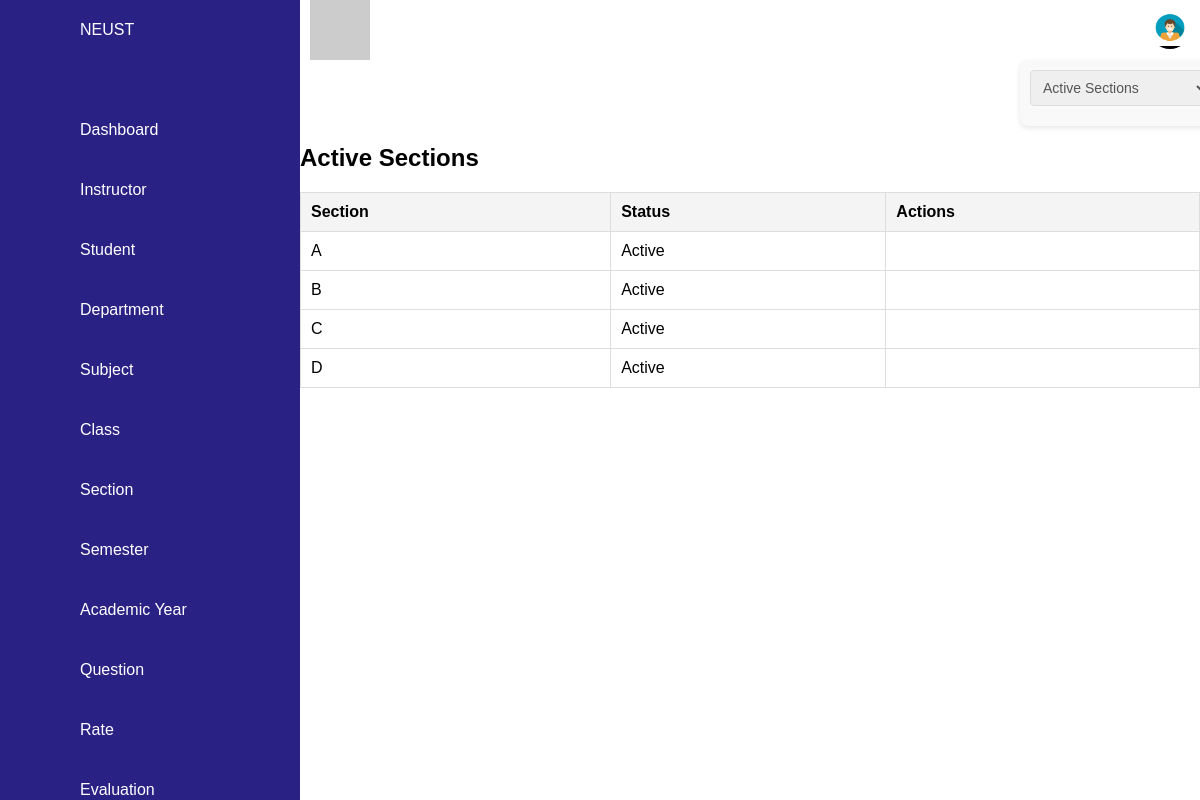
Page /section.php on the committed database.
### tables this page shows
CREATE TABLE `section` (
  `section_id` int(11) NOT NULL,
  `sections` varchar(11) NOT NULL,
  `status` enum('Active','Archived') DEFAULT 'Active'
);

### section.php (the view, shortened to what this page needs)
<?php
$servername = "localhost";
$username = "root";
$password = "";
$dbname = "cap";
$conn = new mysqli($servername, $username, $password, $dbname);
$filter = isset($_GET['status']) ? $_GET['status'] : 'active';
if ($filter == 'archived') {
    $sql = "SELECT * FROM section WHERE status = 'archived'";
} else {
    $sql = "SELECT * FROM section WHERE status = 'active'";
}
$result = $conn->query($sql);
?>
<!DOCTYPE html>
<html lang="en">
<head>
    <link rel="stylesheet" href="style.css">
</head>
<body>
<div class="containerr">
    <div class="navigation">
    <ul>
                <li>
                    <a href="index.php">
                        <span class="icon"><ion-icon name="school"></ion-icon></span>
                        <span class="title">NEUST</span>
                    </a>
                </li>
                <li id="dashboard">
                    <a href="dashboard.php"><span class="icon"><ion-icon name="home"></ion-icon></span><span class="title">Dashboard</span></a>
                </li>
                <li id="instructor">
                    <a href="instructor.php"><span class="icon"><ion-icon name="person-add"></ion-icon></span><span class="title">Instructor</span></a>
                </li>
                <li id="student">
                    <a href="student.php"><span class="icon"><ion-icon name="person-add"></ion-icon></span><span class="title">Student</span></a>
                </li>
                <li id="department">
                    <a href="department.php"><span class="icon"><ion-icon name="desktop"></ion-icon></span><span class="title">Department</span></a>
                </li>
                <li id="subject">
                <a href="subject.php"><span class="icon"><ion-icon name="desktop"></ion-icon></span><span class="title">Subject</span></a>
                </li>
                <li id="class">
                    <a href="class.php"><span class="icon"><ion-icon name="desktop"></ion-icon></span><span class="title">Class</span></a>
                </li>
                <li id="section">
                    <a href="section.php"><span class="icon"><ion-icon name="desktop"></ion-icon></span><span class="title">Section</span></a>
                </li>
                <li id="semester">
                    <a href="semester.php"><span class="icon"><ion-icon name="desktop"></ion-icon></span><span class="title">Semester</span></a>
                </li>
                <li id="academic">
                    <a href="acad_year.php"><span class="icon"><ion-icon name="desktop"></ion-icon></span><span class="title">Academic Year</span></a>
                </li>
                <li id="question">
                    <a href="question.php"><span class="icon"><ion-icon name="desktop"></ion-icon></span><span class="title">Question</span></a>
                </li>
                <li id="rate">
                    <a href="rate.php"><span class="icon"><ion-icon name="desktop"></ion-icon></span><span class="title">Rate</span></a>
                </li>
                <li id="evaluation">
                    <a href="evaluation.php"><span class="icon"><ion-icon name="desktop"></ion-icon></span><span class="title">Evaluation</span></a>
                </li>
            </ul>
    </div>
    <div class="main">
        <div class="topbar">
            <div class="toggle">
            </div>
            <div class="user">
                <div class="dropdown">
                    <button class="dropdown-btn">
                        <img src="/img/admin.jpg" alt="User Profile" class="profile-img">
                    </button>
                </div>
            </div>
        </div>
        <div class="filter-container">
    <form method="GET">
        <select name="status" onchange="this.form.submit()" class="status-select">
            <option value="active" <?php echo ($filter == 'active') ? 'selected' : ''; ?>>Active Sections</option>
        </select>
    </form>
   </div>
        <h2><?php echo ucfirst($filter); ?> Sections</h2>
        <div class="table-wrapper">
            <table class="table table-bordered">
                <thead>
                    <tr>
                        <th>Section </th>
                        <th>Status</th>
                        <th>Actions</th>
                    </tr>
                </thead>
                <tbody>
                    <?php if ($result->num_rows > 0): ?>
                        <?php while($row = $result->fetch_assoc()): ?>
                            <tr>
                                <td><?php echo $row['sections']; ?></td>
                                <td><?php echo ucfirst($row['status']); ?></td>
                                <td>
                                </td>
                            </tr>
                        <?php endwhile; ?>
                    <?php else: ?>
                        <tr><td colspan="4">No sections found</td></tr>
                    <?php endif; ?>
                </tbody>
            </table>
        </div>
    </div>
</div>
</body>
</html>

### style.css (style rules this page uses)
* { font-family: "Ubuntu", sans-serif; margin: 0; padding: 0; box-sizing: border-box; }
:root { --blue: #2a2185; --white: #fff; --gray: #f5f5f5; --black1: #222; --black2: #999; --primary-blue: #003b5c; --secondary-yellow: #f8c51c; --accent-light-blue: #5b8c9b; --background-color: #f4f4f4; }
body { min-height: 100vh; overflow-x: hidden; }
.navigation { position: fixed; width: 300px; height: 100%; background: var(--blue); border-left: 10px solid var(--blue); transition: 0.5s; overflow: auto; }
.navigation ul { position: absolute; top: 0; left: 0; width: 100%; }
.navigation ul li { position: relative; width: 100%; list-style: none; border-top-left-radius: 30px; border-bottom-left-radius: 30px; }
.navigation ul li:nth-child(1) { margin-bottom: 40px; pointer-events: none; }
.navigation ul li a { position: relative; display: block; width: 100%; display: flex; text-decoration: none; color: var(--white); }
.navigation ul li a .icon { position: relative; display: block; min-width: 60px; height: 60px; line-height: 73px; text-align: center; }
.navigation ul li a .title { display: block; padding: 0 10px; height: 60px; line-height: 60px; text-align: start; white-space: nowrap; }
li#student > a { cursor: pointer; }
.main { position: absolute; width: calc(100% - 300px); left: 300px; min-height: 100vh; background: var(--white); transition: 0.5s; }
.topbar { width: 100%; height: 60px; display: flex; justify-content: space-between; align-items: center; padding: 0 10px; }
.toggle { position: relative; width: 60px; height: 60px; background: #ccc; display: flex; justify-content: center; align-items: center; font-size: 2.5rem; cursor: pointer; }
.dropdown-btn { background: none; border: none; cursor: pointer; padding: 0; display: block; z-index: 10; }
.profile-img { width: 40px; height: 40px; border-radius: 50%; }
th, td { padding: 10px; text-align: left; }
th { background-color: #f4f4f4; }
td { border-bottom: 1px solid #ddd; }
table { width: 100%; margin-top: 20px; border-collapse: collapse; }
table, th, td { border: 1px solid #ddd; }
.filter-container { margin-left: 80%; display: flex; flex-direction: column; justify-content: flex-end; width: 200px; padding: 10px; background-color: #f9f9f9; border-radius: 8px; box-shadow: 0 2px 5px rgba(0, 0, 0, 0.1); }
.status-select { width: 100%; padding: 8px; margin-bottom: 10px; border: 1px solid #ddd; border-radius: 4px; font-size: 14px; color: #555; }

### rows in the picture
section: sections "A", status "Active"
section: sections "B", status "Active"
section: sections "C", status "Active"
section: sections "D", status "Active"

### other values in the picture
$filter "Active"
